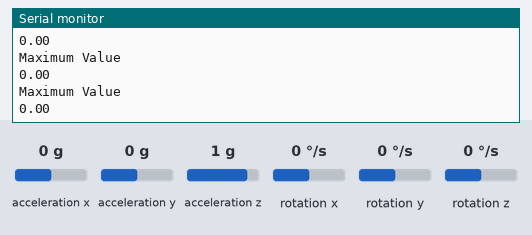
The sketch below on a simulated Arduino Uno, built with avr-gcc and run on an emulated ATmega328P. Shown: the last lines printed to the serial monitor. Wiring (inferred from the names in the program): MPU-6050 motion sensor at I2C address 0x68. The inputs (shaded band) are chosen by the test bench; at power-on: rotation x 0 °/s, acceleration x 0 g, acceleration y 0 g, acceleration z 1 g, rotation y 0 °/s, rotation z 0 °/s. No radio packets arrive unless stated.

Above: at 1.2 s.
1.3 s: rotation x set to 37 °/s
At 1.32 s:
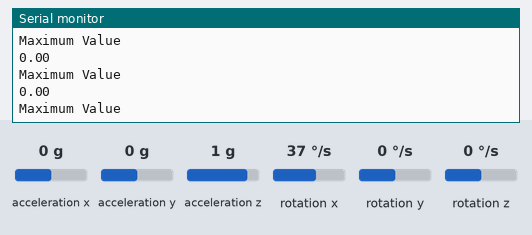
2.8 s: rotation x set to 44 °/s
At 4.8 s:
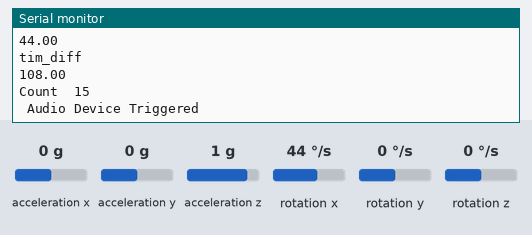
Timing chart, 0 to 6.3 s (numbered marks = the images above; inputs shaded):
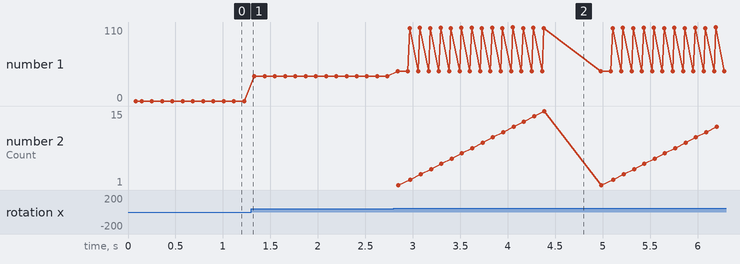

The sketch:

Main.ino
```cpp
#include "Acc.H"
//#include "Value.H"
#include <Wire.h>
#include "Arduino.h"
#include <SPI.h>
#include <nRF24L01.h>
#include <RF24.h>


int Count;
RF24 radio(9, 10); // CE, CSN
const byte addresses[][6] = {"00001", "00002"};

Acc acc;
//Value value;

void setup() {
Serial.begin(9600);
//Serial.print("Initializing...");
Wire.begin();
radio.begin();
  radio.openWritingPipe(addresses[0]); // 00001
  radio.openReadingPipe(1, addresses[1]); // 00002
  radio.setPALevel(RF24_PA_MIN);
acc.setupMPU();
}

void loop ()
{

delay(5);
  radio.startListening();
  if ( radio.available())
  {
    while (radio.available())
    {
      int Count = 0;
      radio.read(&Count, sizeof(Count));
       Serial.print("count:   "   );
     Serial.println(Count);
     delay(200);
     //Acc :: C = Count;

    }

  }
  acc.Run();
}
```

Acc.cpp
```cpp
#include "Acc.H"
#include <Wire.h>
#include "Arduino.h"


 Acc :: Acc ()
{

}

void Acc ::Run()
{
recordAccelRegisters();

//printData();
accel = maximum(gForceX, gForceY, gForceZ);
recordGyroRegisters();
gyro = maximum(rotX, rotY, rotZ);
Serial.println("Maximum Value");
Serial.println(gyro);
if (gyro > gyro_thresh) // GYro threshold also needs to be included.
{
now = millis();
//Serial.println("now");
//Serial.println(now);
if (lastupd == 0)
{

lastupd = now;
count = count + 1;
Serial.print("Count");
Serial.print("\t");
Serial.println(count);
}
else {
tim_diff = now - lastupd;
Serial.println("tim_diff");
Serial.println(tim_diff);

if (tim_diff <= interval)
{

count = count + 1;
Serial.print("Count");
Serial.print("\t");
Serial.println(count);
lastupd = now;


if (count == 15)
{
Serial.println(" Audio Device Triggered");
//Serial.println(1);
digitalWrite(13, HIGH); // Toggle the LED on Pin 13
delay(500);
digitalWrite(13, LOW); //Should play for at least 20 secs and continue as long as the count increases
count = 0;
lastupd = 0;
}

}
else if (tim_diff >= interval) {
count = 0;
lastupd = 0;
}

}
}
delay(100);
}


void Acc ::recordGyroRegisters()
{
  Wire.beginTransmission(0x68); //I2C address of the MPU
Wire.write(0x43); //Starting register for Gyro Readings
Wire.endTransmission();
Wire.requestFrom(0b1101000, 6); //Request Gyro Registers (43 - 48)
while (Wire.available() < 6);
gyroX = Wire.read() << 8 | Wire.read(); //Store first two bytes into accelX gyroY = Wire.read() << 8 | Wire.read(); //Store middle two bytes into accelY

gyroZ = Wire.read() << 8 | Wire.read(); //Store last two bytes into accelZ
rotX = gyroX / 131.0;
rotY = gyroY / 131.0;
rotZ = gyroZ / 131.0;
}

void Acc ::recordAccelRegisters()
{
  Wire.beginTransmission(0x68); //I2C address of the MPU
Wire.write(0x3B); //Starting register for Accel Readings
Wire.endTransmission();
Wire.requestFrom(0b1101000, 6); //Request Accel Registers (3B - 40)
while (Wire.available() < 6);
accelX = Wire.read() << 8 | Wire.read(); //Store first two bytes into accelX
accelY = Wire.read() << 8 | Wire.read(); //Store middle two bytes into accelY
accelZ = Wire.read() << 8 | Wire.read(); //Store last two bytes into accelZ
gForceX = accelX / 16384.0;
gForceY = accelY / 16384.0;
gForceZ = accelZ / 16384.0;

}

float Acc ::  maximum(float x, float y, float z)
{
  float maxi = x;
if (y > maxi)
{
maxi = y;
}
if (z > maxi)
{
maxi = z;
}
return maxi;

}


void Acc::setupMPU()
{
    Wire.begin();
  Wire.beginTransmission(MPU_addr);
  Wire.write(0x6B);  // PWR_MGMT_1 register
  Wire.write(0);     // set to zero (wakes up the MPU-6050)
  Wire.endTransmission(true);
Serial.println("Gyro (deg)");
Serial.print(" X=");
Serial.print(rotX);
//Serial.print("\t");
Serial.print(" Y=");
Serial.print(rotY);

//Serial.print("\t");
Serial.print(" Z=");
Serial.println(rotZ);
//Serial.print("\t");
Serial.print(" Accel (g)");
Serial.print(" X=");
Serial.print(gForceX);
//Serial.print("\t");
Serial.print(" Y=");
Serial.print(gForceY);
// Serial.print("\t"); Serial.print(" Z="); Serial.println(gForceZ); //Serial.print("\t");
}
```

Acc.h
```cpp
#ifndef Acc_h
#define Acc_h

#include "Arduino.h"


class Acc
{
  public:
   Acc();

 void printData();
 void recordGyroRegisters();
 void recordAccelRegisters();
 void setupMPU();
 //void value();
 float  maximum(float x, float y, float z);
 void Run();
 int Count = 0;
  int C = 0;
private:
int garbage;
long accelX, accelY, accelZ;
float gForceX, gForceY, gForceZ;
long gyroX, gyroY, gyroZ;
float rotX, rotY, rotZ;
float accel, gyro;
float acc_thresh = 1.40;
float gyro_thresh = 40;
float lastupd = 0;
int count = 0;
//int Count = 0;
float interval = 500;
float now = 0;
float tim_diff = 0;
const int MPU_addr=0x68;

};


#endif
```

Measured:
- the behaviour switches between 40 and 41 °/s on rotation x (found by bisection; images 1 and 2)
- after the input at 2.8 s, the serial monitor: prints a new line at once (image 2)
- plotted number 1: 0 → 37 after the input at 1.3 s, 37 → 44 after the input at 2.8 s
